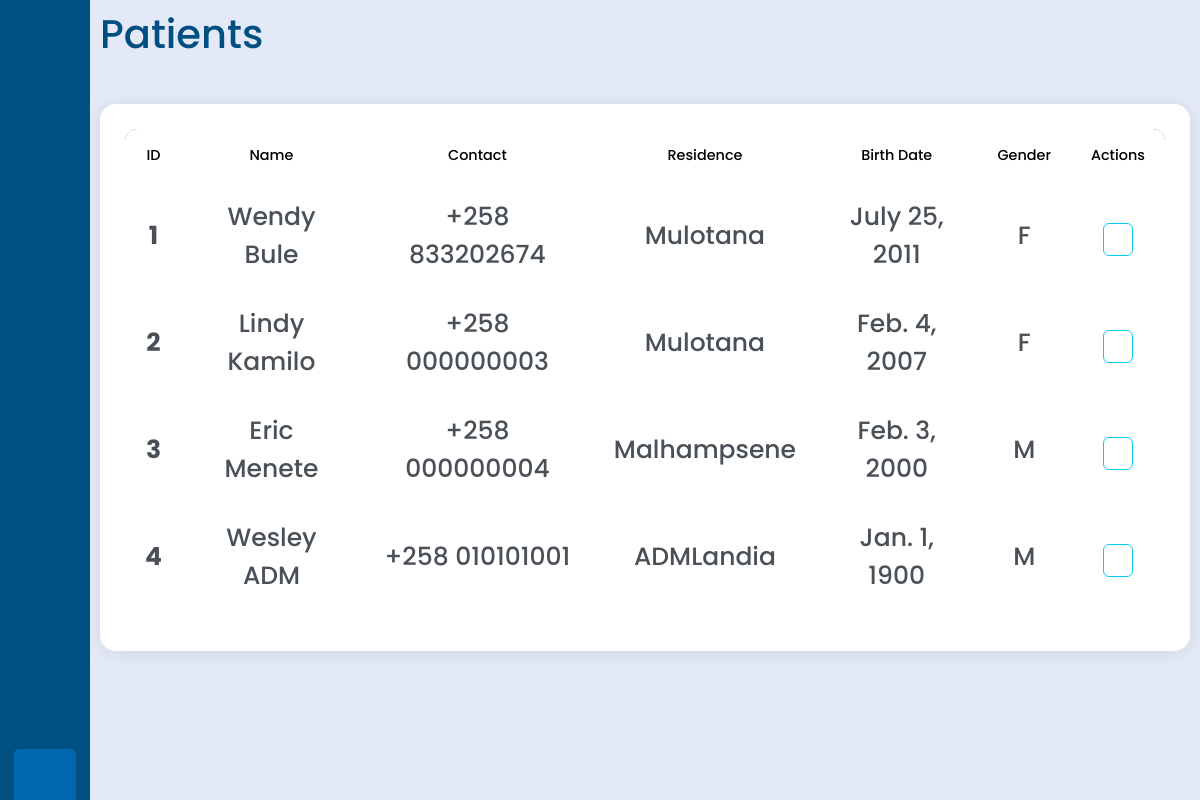
The page /doctors/patients (signed in) on the database its author committed.
### users/models.py (models this page shows)
class Patient(models.Model):
    user = models.OneToOneField(User, on_delete=models.CASCADE)
    firstname = models.CharField(max_length=255, default="")
    lastname = models.CharField(max_length=255, default="")
    residence = models.CharField(max_length=50, default="")
    phoneNumber = models.CharField(max_length=14, unique=True, default="+258 ")
    gender = models.CharField(max_length=8, choices=[('M',"Male"),('F','Female')], default="")
    birthDate = models.DateField()
    def __str__(self):
        return f"{self.firstname} {self.lastname}"

### users/views.py (the view)
# urls.py: path("doctors/patients",views.patientList, name="doctor_patients"),
@has_role_decorator('doctor')
@login_required(login_url='logIn')
def patientList(request):
    patients = Patient.objects.all()
    context = {
        'patients':patients,
    }
    return render(request, "users/doctor_patients.html", context)

### users/templates/users/doctor_patients.html (shortened to what this page needs)
{% extends "doctor-base.html" %}
{% load static %}
{% block links %}
<link rel="stylesheet" href="{% static 'users/style.css' %}">
<link href='https://cdn.boxicons.com/3.0.3/fonts/basic/boxicons.min.css' rel='stylesheet'>
{% endblock links %}
{% block body %}
{% block main_content %}
<h1>Patients</h1>
<br>
<div class="table-container">
    <table class="table modern-table">
        <thead>
            <tr>
                <th class="text-center">ID</th>
                <th class="text-center">Name</th>
                <th class="text-center">Contact</th>
                <th class="text-center">Residence</th>
                <th class="text-center">Birth Date</th>
                <th class="text-center">Gender</th>
                <th class="text-center">Actions</th>
            </tr>
        </thead>
        <tbody>
            {% for patient in patients %}
            <tr>
                <td class="text-center"><strong>{{ patient.id }}</strong></td>
                <td class="text-center">{{ patient }}</td>
                <td class="text-center">{{ patient.phoneNumber }}</td>
                <td class="text-center">{{ patient.residence }}</td>
                <td class="text-center">{{ patient.birthDate }}</td>
                <td class="text-center">{{ patient.gender }}</td>
                <td class="text-center">
                    <a href="#" class="action-btn btn-info"></a>
                </td>
            </tr>
            {% endfor %}
        </tbody>
    </table>
</div>
{% endblock main_content %}
{% endblock body %}

### users/static/users/style.css (style rules this page uses)
:root { --color-default:#004f83; --color-second:#0067ac; --color-white:#fff; --color-body:#e4e9f7; --color-light:#e0e0e0; }
* { padding: 0%; margin: 0%; box-sizing: border-box; font-family: 'Poppins', sans-serif; }
body { min-height: 100vh; }

### users/templates/users/doctor_patients.html (style rules this page uses)
.table-container { background: white; border-radius: 16px; padding: 25px; box-shadow: 0 2px 20px rgba(0,0,0,0.08); max-width: 1200px; width: 100%; margin: 0 auto; }
.modern-table { width: 100%; border-collapse: separate; border-spacing: 0; overflow: hidden; border-radius: 12px; }
.modern-table thead { background: #2c3e50; color: white; }
.modern-table thead th { padding: 16px 20px; font-weight: 500; font-size: 0.9rem; border: none; }
.modern-table thead th:first-child { border-top-left-radius: 12px; }
.modern-table thead th:last-child { border-top-right-radius: 12px; }
.modern-table tbody tr { transition: all 0.2s ease; border-bottom: 1px solid #eee; }
.modern-table tbody td { padding: 16px 20px; vertical-align: middle; border: none; color: #495057; }
.modern-table tbody tr:last-child { border-bottom: none; }
.modern-table tbody tr:last-child td:first-child { border-bottom-left-radius: 12px; }
.modern-table tbody tr:last-child td:last-child { border-bottom-right-radius: 12px; }
.action-btn { padding: 6px 14px; border-radius: 6px; border: 1px solid #dee2e6; cursor: pointer; transition: all 0.2s ease; font-size: 0.85rem; margin: 0 3px; background: white; color: #495057; }
.btn-info { color: #0dcaf0; border-color: #0dcaf0; }

### rows shown on the page
Patient: id "1", firstname+lastname "Wendy Bule", phoneNumber "+258 833202674", residence "Mulotana", birthDate "July 25, 2011", gender "F"
Patient: id "2", firstname+lastname "Lindy Kamilo", phoneNumber "+258 000000003", residence "Mulotana", birthDate "Feb. 4, 2007", gender "F"
Patient: id "3", firstname+lastname "Eric Menete", phoneNumber "+258 000000004", residence "Malhampsene", birthDate "Feb. 3, 2000", gender "M"
Patient: id "4", firstname+lastname "Wesley ADM", phoneNumber "+258 010101001", residence "ADMLandia", birthDate "Jan. 1, 1900", gender "M"
